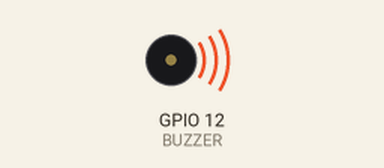
This program was run on a simulated Raspberry Pi (BCM pin numbers). On the bench: buzzer (waves = sounding).

Above: at 0.15 s.
At 5.25 s:
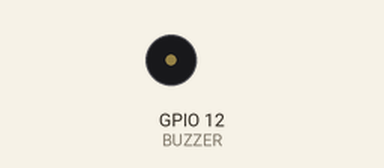
Timing chart, 0 to 6.2 s (numbered marks = the images above):
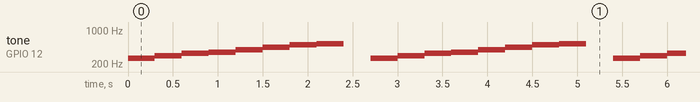

Measured:
- by itself, tone on GPIO 12 (BUZZER): repeats every 2.7 s: 293 Hz 0.30 s, 330 Hz 0.30 s, 349 Hz 0.30 s, 392 Hz 0.30 s, 440 Hz 0.30 s, 494 Hz 0.30 s, 523 Hz 0.30 s, silent 0.30 s, 262 Hz 0.30 s

The program:

GPIOAS2_1.py
```python
import RPi.GPIO as GPIO
import time

BUZZER = 12

GPIO.setwarnings(False)
GPIO.setmode(GPIO.BCM)
GPIO.setup(BUZZER, GPIO.OUT)

p = GPIO.PWM(BUZZER, 30)
p.start(50)

try:
    while True:
        p.start(50)
        p.ChangeFrequency(262)
        time.sleep(0.3)
        p.ChangeFrequency(293)
        time.sleep(0.3)
        p.ChangeFrequency(330)
        time.sleep(0.3)
        p.ChangeFrequency(349)
        time.sleep(0.3)
        p.ChangeFrequency(392)
        time.sleep(0.3)
        p.ChangeFrequency(440)
        time.sleep(0.3)
        p.ChangeFrequency(494)
        time.sleep(0.3)
        p.ChangeFrequency(523)
        time.sleep(0.3)
        p.stop()
        time.sleep(0.3)


except KeyboardInterrupt:
    pass

p.stop()
GPIO.cleanup()
```
